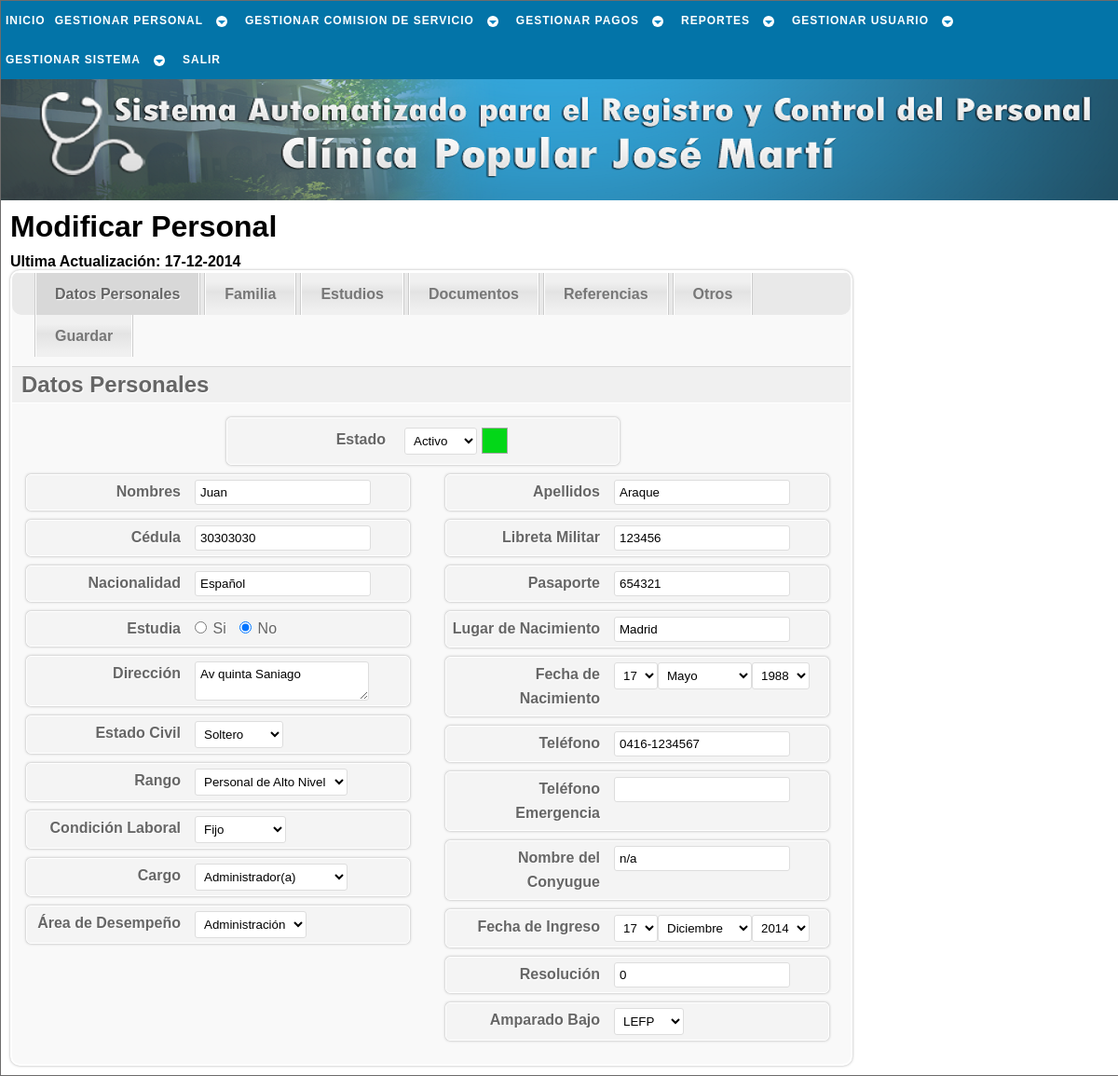
The app's page /php/trabajador/modf_trabj_a.php?c=30303030 (signed in), older data.
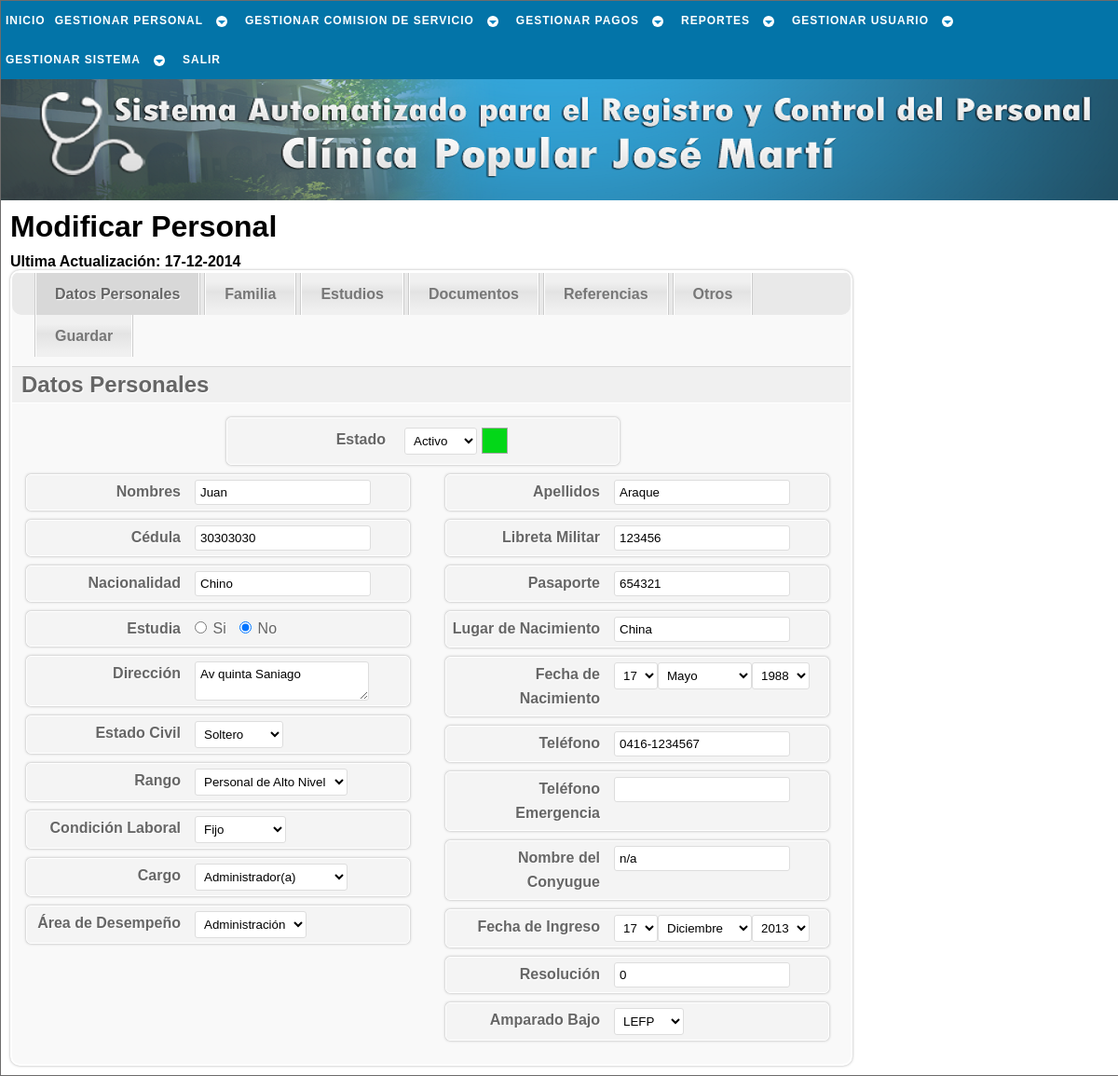
The same page, newer data.
### tables this page shows
CREATE TABLE `trabajador` (
  `cedula` int(12) NOT NULL,
  `nombre` varchar(30) NOT NULL,
  `apellido` varchar(30) NOT NULL,
  `ciudadania` varchar(15) NOT NULL,
  `pasaporte` varchar(30) NOT NULL,
  `libreta_militr` varchar(30) NOT NULL,
  `fe_nac` date NOT NULL,
  `lug_nac` varchar(30) NOT NULL,
  `est_civil` varchar(15) NOT NULL,
  `nconyugue` varchar(50) NOT NULL,
  `estudia` int(1) NOT NULL,
  `direccion` varchar(50) NOT NULL,
  `telefono` varchar(12) NOT NULL,
  `estado` tinyint(1) NOT NULL,
  `actualizado` date NOT NULL,
  PRIMARY KEY (`cedula`)
);

CREATE TABLE `uniforme` (
  `cedula` int(12) NOT NULL,
  `camisa` varchar(2) NOT NULL,
  `pantalon` int(2) NOT NULL,
  `calzado` int(2) NOT NULL,
  PRIMARY KEY (`cedula`),
  CONSTRAINT `uniforme_ibfk_1` FOREIGN KEY (`cedula`) REFERENCES `trabajador` (`cedula`) ON UPDATE CASCADE
);

CREATE TABLE `laboral` (
  `cedula` int(12) NOT NULL,
  `sueldo_mensual` decimal(7,2) NOT NULL,
  `fecha_ingreso` date NOT NULL,
  `condicion` varchar(10) NOT NULL,
  `cargo` varchar(23) NOT NULL,
  `rango` varchar(22) NOT NULL,
  `area_desemp` varchar(14) NOT NULL,
  `resolucion` varchar(40) NOT NULL,
  `ley` varchar(5) NOT NULL,
  PRIMARY KEY (`cedula`),
  CONSTRAINT `laboral_ibfk_1` FOREIGN KEY (`cedula`) REFERENCES `trabajador` (`cedula`) ON UPDATE CASCADE
);

### php/_sql/conslt_trabj_sql.php (called while the page is built, shortened)
<?php
	function conslt_completa_trb($cnx_bd){
		$cedula = $_GET['c'];
		$sql = "SELECT *
				  FROM trabajador
				  JOIN laboral ON laboral.cedula = trabajador.cedula
				  JOIN estudios ON estudios.cedula = trabajador.cedula
				  JOIN documentos ON documentos.cedula = trabajador.cedula
				  JOIN uniforme ON uniforme.cedula = trabajador.cedula
				  WHERE trabajador.cedula = '$cedula'";
		$resultado = $cnx_bd -> query($sql);
		return $resultado;
	}
	function conslt_referencia($cnx_bd){
		$cedula = $_GET['c'];
		$sql = "SELECT * FROM referencia_personal WHERE cedula = '$cedula'";
		$resultado = $cnx_bd -> query($sql);
		return $resultado;
	}
?>

### php/trabajador/modf_trabj_a.php (the view, shortened to what the changed rows need)
<!DOCTYPE html PUBLIC "-//W3C//DTD XHTML 1.1//EN" "http://www.w3.org/TR/xhtml11/DTD/xhtml11.dtd" />
<html xmlns="http://www.w3.org/1999/xhtml" xml:lang="es" lang="es" dir="ltr">
	<head>
		<link rel="stylesheet" href="../../css/estilo.css" type="text/css" media="screen" />
					<?php
						$cnx_bd = conexion();
						include('../_sql/conslt_trabj_sql.php');
					?>
    </head>
	<body>
		<div id="cuerpo">
			<div id="pagina">
				<?php
					$resultado = conslt_completa_trb($cnx_bd);
					$referencia = conslt_referencia($cnx_bd);
					$fila = $resultado -> fetch_object();
					list($ai,$mi,$di) = explode("-",$fila -> fecha_ingreso);
				?>
				<div id="content">
					<h1>Modificar Personal</h1>
					<div id="wrapper">
						<div id="steps">
							<form id="formElem" name="formElem" action="modf_trabj_b.php" method="post">
								<fieldset class="step">
									<p>
		                                <label class='rotulo' for="Estado">Estado</label>
										<select name="estado" id='estado' required>
											<option value="1" <?php if($fila -> estado == 1) echo 'selected="selected"'; ?>>Activo</option>
										</select>
										<?php
											if($fila -> estado == 1) $sty = 'activo';
											else $sty = 'inactivo';
										?>
											<span id="color" class="<?php echo $sty; ?>">&nbsp;&nbsp;&nbsp;&nbsp;</span>
		                            </p>
									<div class='derecha'>
										<div class='campo'>
											<label for="nombre" class='rotulo' title="Por favor ingrese el nombre completo del trabajador">Nombres</label>
											<input type="text" name="nombre" value="<?php echo $fila -> nombre; ?>" id="nombre" title="Por favor ingrese el nombre completo del trabajador" required />
										</div>
										<div class='campo'>
											<label for="cedula" class='rotulo' title="Por favor ingrese la cédula de identidad del trabajador">Cédula</label>
											<input type="text" name="cedula" value="<?php echo $fila -> cedula; ?>" id="cedula" title="Por favor ingrese la cédula de identidad del trabajador" required />
										</div>
										<div class='campo'>
											<label class='rotulo' for="nacionalidad" title="Por favor ingrese la nacionalidad del trabajador">Nacionalidad</label>
											<input type="text" name="nacionalidad" value="<?php echo $fila -> ciudadania; ?>" id="nacionalidad" title="Por favor ingrese la nacionalidad del trabajador" required />
										</div>
										<div class='campo'>
											<label class='rotulo' title="Por favor indique si el trabajador estudia">Estudia</label>
											<input type="radio" name="estudia" value="1" <?php if($fila -> estudia == 1) echo 'checked="checked"'?> id="estudia_s" title="Si estudia">
											<label for="estudia_s" title="Si estudia" class="rotulo_r">Si</label>
											<input type="radio" name="estudia" value="0" <?php if($fila -> estudia == 0) echo 'checked="checked"'?> id="estudia_n" title="No estudia">
											<label for="estudia_n" title="No estudia" class="rotulo_r">No</label>
										</div>
										<div class='campo'>
											<label for="direccion" class='rotulo' title="Por favor ingrese la dirección de habitación del tabajador">Dirección</label>
											<textarea name="direccion" id="direccion" title="Por favor ingrese la dirección de habitación del tabajador" required><?php echo $fila -> direccion; ?></textarea>
										</div>
										<div class='campo'>
											<label class='rotulo' title="Por favor elija el estado civil del tabajador">Estado Civil</label>
											<select name="est_civil" title="Por favor elija el estado civil del tabajador" required>
												<option value="Soltero" <?php if($fila -> est_civil == 'Soltero') echo 'selected="selected"'; ?>>Soltero</option>
											</select>
										</div>
									</div>
									<div class='izquierda'>
										<div class='campo'>
											<label for="apellido" class='rotulo' title="Por favor ingrese los apellidos del trabajador">Apellidos</label>
											<input type="text" name="apellido" value="<?php echo $fila -> apellido; ?>" id="apellido" title="Por favor ingrese los apellidos del trabajador" required />
										</div>
										<div class='campo'>
											<label for="libreta_militr" class='rotulo' title="Por favor ingrese el número de la libreta militar">Libreta Militar</label>
											<input type="text" name="libreta_militr" value="<?php echo $fila -> libreta_militr; ?>" id="libreta_militr" title="Por favor ingrese el número de la libreta militar" required />
										</div>
										<div class='campo'>
											<label for="pasaporte" class='rotulo' title="Por favor ingrese los datos del pasaporte">Pasaporte</label>
											<input type="text" name="pasaporte" value="<?php echo $fila -> pasaporte; ?>" id="pasaporte" title="Por favor ingrese el número de pasaporte" required />
										</div>
										<div class='campo'>
											<label for="lug_nac" class='rotulo' title="Por favor ingrese el lugar de nacimiento del trabajador">Lugar de Nacimiento</label>
											<input type="text" name="lug_nac" value="<?php echo $fila -> lug_nac; ?>" id="lug_nac" title="Por favor ingrese el lugar de nacimiento del trabajador" required />
										</div>
										<div class='campo'>
											<label for="telefono" class='rotulo' title="Por favor ingrese el número telefónico del trabajador con formato 0000-0000000">Teléfono</label>
											<input name="telefono" value="<?php echo $fila -> telefono; ?>" type="text" id="telefono" title="Por favor ingrese el número telefónico del trabajador con formato 0000-0000000" size="20" maxlength="12"  required />
										</div>
										<div class='campo'>
											<label for="nconyugue" class='rotulo' title="Por favor ingrese el nombre del conyugue">Nombre del Conyugue</label>
											<input type="text" name="nconyugue" value="<?php echo $fila -> nconyugue; ?>" id="nconyugue" title="Por favor ingrese el nombre del conyugue" />
										</div>
										<div class='campo'>
											<label class='rotulo' title="Por favor elija la fecha en que ingreso el trabajador a la clinica">Fecha de Ingreso</label>
											<select name="diaing" id="diaing" title="Seleccione el dia de ingreso a la clinica" required>
												<?php
													for($i=1;$i<=31;$i++){
														echo "<option value='".$i."'";
								                        if($di == $i){
								                            echo " selected=\"selected\"";
								                        }
								                        echo ">".$i."</option>";
													}
												?>
											</select>
											<select name="mesing" id="mesing" title="Seleccione el mes de ingreso a la clinica" required>
												<?php
													$meses = array("","Enero","Febrero","Marzo","Abril","Mayo","Junio","Julio","Agosto","Septiembre","Octubre","Noviembre","Diciembre");
													for($i=1;$i<=12;$i++){
														echo "<option value='".$i."'";
								                        if($mi == $i){
								                            echo " selected=\"selected\"";
								                        }
								                        echo ">".$meses[$i]."</option>";
													}
												?>
											</select>
											<select name="anoing" id="anoing" title="Seleccione el año de ingreso a la clinica" required>
												<?php
													for($i=date('o'); $i>=1980; $i--){
														echo "<option value='".$i."'";
								                        if($ai == $i){
								                            echo " selected=\"selected\"";
								                        }
								                        echo ">".$i."</option>";
													}
												?>
											</select>
										</div>
										<div class='campo'>
											<label for="resolucion" class='rotulo' title="Por favor ingrese el número de resolucion">Resolución</label>
											<input type="text" name="resolucion" value="<?php echo $fila -> resolucion; ?>" id="resolucion" title="Por favor ingrese el número de resolucion" required />
										</div>
									</div>
								</fieldset>
							</form>
						</div>
					</div>
				</div>
			</div>
		</div>
	</body>
</html>

Row changes from the older to the newer data that the page shows:
changed trabajador "Activo": nacionalidad "Español" → "Chino"; lug_nac "Madrid" → "China"
Text that changed along with them:
form field anoing: "2014" → "2013"
